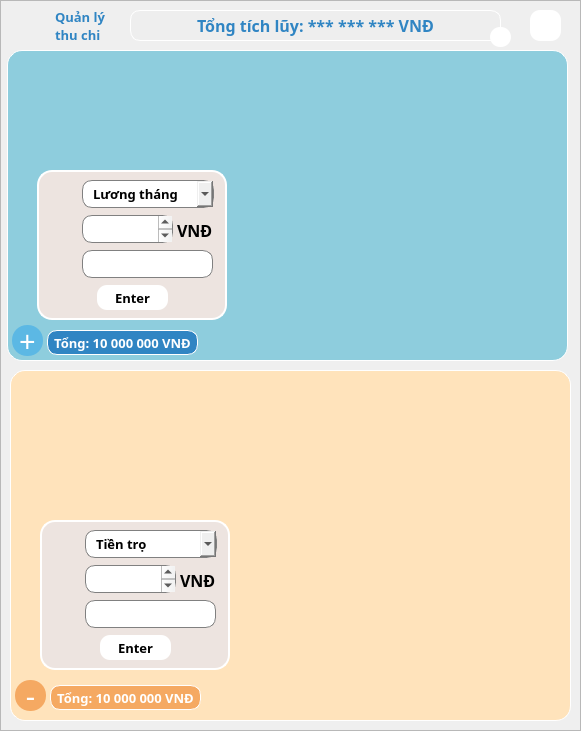
    <widget class="QFrame" name="frame_thuchi">
     <property name="geometry">
      <rect>
       <x>710</x>
       <y>10</y>
       <width>581</width>
       <height>731</height>
      </rect>
     </property>
     <property name="styleSheet">
      <string notr="true">#frame_thuchi{
	background-color: white;
	border-radius: 15;
	border: 1px solid white;
}</string>
     </property>
     <property name="frameShape">
      <enum>QFrame::StyledPanel</enum>
     </property>
     <property name="frameShadow">
      <enum>QFrame::Raised</enum>
     </property>
     <widget class="QFrame" name="frame_thu">
      <property name="geometry">
       <rect>
        <x>7</x>
        <y>50</y>
        <width>561</width>
        <height>311</height>
       </rect>
      </property>
      <property name="styleSheet">
       <string notr="true">#frame_thu{
	background-color: #8ECDDD;
	border-radius: 15;
	border: 1px solid white;
}</string>
      </property>
      <property name="frameShape">
       <enum>QFrame::StyledPanel</enum>
      </property>
      <property name="frameShadow">
       <enum>QFrame::Raised</enum>
      </property>
      <widget class="QPushButton" name="pushButton_Plus_thu">
       <property name="geometry">
        <rect>
         <x>5</x>
         <y>275</y>
         <width>31</width>
         <height>31</height>
        </rect>
       </property>
       <property name="font">
        <font>
         <family>SamsungOne 400</family>
         <pointsize>22</pointsize>
         <bold>false</bold>
        </font>
       </property>
       <property name="styleSheet">
        <string notr="true">#pushButton_Plus_thu
{
	border: 0px solid white;
	background-color: #5CB8E4;
	border-radius: 15px;
	color: white
}
#pushButton_Plus_thu::pressed
{
	background-color: #99FFFF;
	border-style: inset;
}
#pushButton_Plus_thu::hover
{
	background-color: #BBBBBB;
	border-style: inset;
}</string>
       </property>
       <property name="text">
        <string>+</string>
       </property>
       <property name="iconSize">
        <size>
         <width>40</width>
         <height>40</height>
        </size>
       </property>
      </widget>
      <widget class="QLabel" name="label_total_thu">
       <property name="geometry">
        <rect>
         <x>40</x>
         <y>280</y>
         <width>151</width>
         <height>25</height>
        </rect>
       </property>
       <property name="font">
        <font>
         <family>Samsung Sharp Sans</family>
         <pointsize>10</pointsize>
         <bold>true</bold>
        </font>
       </property>
       <property name="styleSheet">
        <string notr="true">#label_total_thu{
	background-color: #3085C3;
	border-radius: 10;
	border: 1px solid white;
	color: white
}</string>
       </property>
       <property name="text">
        <string>Tổng: 10 000 000 VNĐ</string>
       </property>
       <property name="alignment">
        <set>Qt::AlignCenter</set>
       </property>
      </widget>
      <widget class="QFrame" name="frametest">
       <property name="geometry">
        <rect>
         <x>30</x>
         <y>120</y>
         <width>190</width>
         <height>150</height>
        </rect>
       </property>
       <property name="styleSheet">
        <string notr="true">#frametest{
	background-color: #EDE4E0;
	border-radius: 15;
	border: 2px solid white;
}</string>
       </property>
       <property name="frameShape">
        <enum>QFrame::StyledPanel</enum>
       </property>
       <property name="frameShadow">
        <enum>QFrame::Raised</enum>
       </property>
       <widget class="QComboBox" name="comboBox">
        <property name="geometry">
         <rect>
          <x>45</x>
          <y>10</y>
          <width>132</width>
          <height>28</height>
         </rect>
        </property>
        <property name="font">
         <font>
          <family>Samsung Sharp Sans</family>
          <pointsize>10</pointsize>
          <bold>true</bold>
         </font>
        </property>
        <property name="layoutDirection">
         <enum>Qt::LeftToRight</enum>
        </property>
        <property name="autoFillBackground">
         <bool>false</bool>
        </property>
        <property name="styleSheet">
         <string notr="true">QComboBox {
    border: 1px solid gray;
    border-radius: 10px;
    min-width: 6em;
	padding-left: 10;
}

QComboBox:on {
    border-bottom-left-radius: 0px;
    border-bottom-right-radius: 0px;
}

QComboBox QAbstractItemView {
    border-bottom-right-radius: 10px;
    border-bottom-left-radius: 10px;
    background: transparent;
    border: 1px solid gray;
    padding: 4px 4px 4px 4px
}

QComboBox::drop-down {
	image: url(&quot;:/Icon/Image/icons8-down-25.png&quot;);
	width:20;
	padding-left: 5
}
</string>
        </property>
        <property name="editable">
         <bool>false</bool>
        </property>
        <property name="currentIndex">
         <number>0</number>
        </property>
        <property name="maxVisibleItems">
         <number>10</number>
        </property>
        <item>
         <property name="text">
          <string>Lương tháng</string>
         </property>
        </item>
        <item>
         <property name="text">
          <string>Khác</string>
         </property>
        </item>
       </widget>
       <widget class="QPlainTextEdit" name="plainTextEdit_2">
        <property name="geometry">
         <rect>
          <x>45</x>
          <y>80</y>
          <width>131</width>
          <height>28</height>
         </rect>
        </property>
        <property name="font">
         <font>
          <family>Samsung Sharp Sans</family>
          <bold>true</bold>
         </font>
        </property>
        <property name="styleSheet">
         <string notr="true">border-radius: 10;
background-color: white;
border: 1px solid gray;
padding-left: 5</string>
        </property>
        <property name="plainText">
         <string/>
        </property>
       </widget>
       <widget class="QLabel" name="label_11">
        <property name="geometry">
         <rect>
          <x>10</x>
          <y>10</y>
          <width>25</width>
          <height>25</height>
         </rect>
        </property>
        <property name="text">
         <string/>
        </property>
        <property name="pixmap">
         <pixmap>:/Icon/Image/icons8-goal-40.png</pixmap>
        </property>
        <property name="scaledContents">
         <bool>true</bool>
        </property>
       </widget>
       <widget class="QLabel" name="label_12">
        <property name="geometry">
         <rect>
          <x>10</x>
          <y>45</y>
          <width>25</width>
          <height>25</height>
         </rect>
        </property>
        <property name="text">
         <string/>
        </property>
        <property name="pixmap">
         <pixmap>:/Icon/Image/icons8-money-40.png</pixmap>
        </property>
        <property name="scaledContents">
         <bool>true</bool>
        </property>
       </widget>
       <widget class="QLabel" name="label_13">
        <property name="geometry">
         <rect>
          <x>10</x>
          <y>80</y>
          <width>25</width>
          <height>25</height>
         </rect>
        </property>
        <property name="text">
         <string/>
        </property>
        <property name="pixmap">
         <pixmap>:/Icon/Image/icons8-note-40.png</pixmap>
        </property>
        <property name="scaledContents">
         <bool>true</bool>
        </property>
       </widget>
       <widget class="QLabel" name="label">
        <property name="geometry">
         <rect>
          <x>140</x>
          <y>50</y>
          <width>35</width>
          <height>20</height>
         </rect>
        </property>
        <property name="font">
         <font>
          <family>Samsung Sharp Sans</family>
          <pointsize>12</pointsize>
          <bold>true</bold>
         </font>
        </property>
        <property name="text">
         <string>VNĐ</string>
        </property>
       </widget>
       <widget class="QPushButton" name="pushButton_SetThu">
        <property name="geometry">
         <rect>
          <x>60</x>
          <y>115</y>
          <width>71</width>
          <height>25</height>
         </rect>
        </property>
        <property name="font">
         <font>
          <family>Samsung Sharp Sans</family>
          <pointsize>10</pointsize>
          <bold>true</bold>
         </font>
        </property>
        <property name="styleSheet">
         <string notr="true">#pushButton_SetThu
{
	border: 0px solid white;
	background-color: white;
	border-radius: 10px;
}
#pushButton_SetThu::pressed
{
	background-color: #99FFFF;
	border-style: inset;
}
#pushButton_SetThu::hover
{
	background-color: #BBBBBB;
	border-style: inset;
}</string>
        </property>
        <property name="text">
         <string>Enter</string>
        </property>
        <property name="icon">
         <iconset>
          <normaloff>:/Icon/Image/icons8-next-50.png</normaloff>:/Icon/Image/icons8-next-50.png</iconset>
        </property>
        <property name="iconSize">
         <size>
          <width>20</width>
          <height>20</height>
         </size>
        </property>
       </widget>
       <widget class="QPlainTextEdit" name="plainTextEdit_3">
        <property name="geometry">
         <rect>
          <x>45</x>
          <y>45</y>
          <width>91</width>
          <height>28</height>
         </rect>
        </property>
        <property name="font">
         <font>
          <family>Samsung Sharp Sans</family>
          <pointsize>10</pointsize>
          <bold>true</bold>
         </font>
        </property>
        <property name="styleSheet">
         <string notr="true">border-radius: 10;
background-color: white;
border: 1px solid gray;
padding-left: 8</string>
        </property>
        <property name="plainText">
         <string/>
        </property>
       </widget>
      </widget>
     </widget>
     <widget class="QFrame" name="frame_chi">
      <property name="geometry">
       <rect>
        <x>10</x>
        <y>370</y>
        <width>561</width>
        <height>351</height>
       </rect>
      </property>
      <property name="styleSheet">
       <string notr="true">#frame_chi{
	background-color: #FFE3BB;
	border-radius: 15;
	border: 1px solid white;
}</string>
      </property>
      <property name="frameShape">
       <enum>QFrame::StyledPanel</enum>
      </property>
      <property name="frameShadow">
       <enum>QFrame::Raised</enum>
      </property>
      <widget class="QPushButton" name="pushButton_Plus_chi">
       <property name="geometry">
        <rect>
         <x>5</x>
         <y>310</y>
         <width>31</width>
         <height>31</height>
        </rect>
       </property>
       <property name="font">
        <font>
         <family>SamsungOne 400</family>
         <pointsize>22</pointsize>
        </font>
       </property>
       <property name="styleSheet">
        <string notr="true">#pushButton_Plus_chi
{
	border: 0px solid white;
	background-color: #F5A962;
	border-radius: 15px;
	color: white
}
#pushButton_Plus_chi::pressed
{
	background-color: #99FFFF;
	border-style: inset;
}
#pushButton_Plus_chi::hover
{
	background-color: #BBBBBB;
	border-style: inset;
}</string>
       </property>
       <property name="text">
        <string>-</string>
       </property>
       <property name="iconSize">
        <size>
         <width>40</width>
         <height>40</height>
        </size>
       </property>
      </widget>
      <widget class="QLabel" name="label_6">
       <property name="geometry">
        <rect>
         <x>530</x>
         <y>5</y>
         <width>28</width>
         <height>28</height>
        </rect>
       </property>
       <property name="text">
        <string/>
       </property>
       <property name="pixmap">
        <pixmap>:/Icon/Image/icons8-money-48.png</pixmap>
       </property>
       <property name="scaledContents">
        <bool>true</bool>
       </property>
      </widget>
      <widget class="QLabel" name="label_total_chi">
       <property name="geometry">
        <rect>
         <x>40</x>
         <y>315</y>
         <width>151</width>
         <height>25</height>
        </rect>
       </property>
       <property name="font">
        <font>
         <family>Samsung Sharp Sans</family>
         <pointsize>10</pointsize>
         <bold>true</bold>
        </font>
       </property>
       <property name="styleSheet">
        <string notr="true">#label_total_chi{
	background-color: #F5A962;
	border-radius: 10;
	border: 1px solid white;
	color: white
}</string>
       </property>
       <property name="text">
        <string>Tổng: 10 000 000 VNĐ</string>
       </property>
       <property name="alignment">
        <set>Qt::AlignCenter</set>
       </property>
      </widget>
      <widget class="QFrame" name="PopupChi">
       <property name="geometry">
        <rect>
         <x>30</x>
         <y>150</y>
         <width>190</width>
         <height>150</height>
        </rect>
       </property>
       <property name="styleSheet">
        <string notr="true">#PopupChi{
	background-color: #EDE4E0;
	border-radius: 15;
	border: 2px solid white;
}</string>
       </property>
       <property name="frameShape">
        <enum>QFrame::StyledPanel</enum>
       </property>
       <property name="frameShadow">
        <enum>QFrame::Raised</enum>
       </property>
       <widget class="QComboBox" name="comboBox_2">
        <property name="geometry">
         <rect>
          <x>45</x>
          <y>10</y>
          <width>132</width>
          <height>28</height>
         </rect>
        </property>
        <property name="font">
         <font>
          <family>Samsung Sharp Sans</family>
          <pointsize>10</pointsize>
          <bold>true</bold>
         </font>
        </property>
        <property name="layoutDirection">
         <enum>Qt::LeftToRight</enum>
        </property>
        <property name="autoFillBackground">
         <bool>false</bool>
        </property>
        <property name="styleSheet">
         <string notr="true">QComboBox {
    border: 1px solid gray;
    border-radius: 10px;
    min-width: 6em;
	padding-left: 10;
}

QComboBox:on {
    border-bottom-left-radius: 0px;
    border-bottom-right-radius: 0px;
}

QComboBox QAbstractItemView {
    border-bottom-right-radius: 10px;
    border-bottom-left-radius: 10px;
    background: transparent;
    border: 1px solid gray;
    padding: 4px 4px 4px 4px
}

QComboBox::drop-down {
	image: url(&quot;:/Icon/Image/icons8-down-25.png&quot;);
	width:20;
	padding-left: 5
}
</string>
        </property>
        <property name="editable">
         <bool>false</bool>
        </property>
        <property name="currentIndex">
         <number>0</number>
        </property>
        <property name="maxVisibleItems">
         <number>10</number>
        </property>
        <item>
         <property name="text">
          <string>Tiền trọ</string>
         </property>
        </item>
        <item>
         <property name="text">
          <string>Sinh hoạt</string>
         </property>
        </item>
        <item>
         <property name="text">
          <string>Đi chơi</string>
         </property>
        </item>
        <item>
         <property name="text">
          <string>Ăn uống</string>
         </property>
        </item>
        <item>
         <property name="text">
          <string>Khác</string>
         </property>
        </item>
       </widget>
       <widget class="QPlainTextEdit" name="plainTextEdit_4">
        <property name="geometry">
         <rect>
          <x>45</x>
          <y>80</y>
          <width>131</width>
          <height>28</height>
         </rect>
        </property>
        <property name="font">
         <font>
          <family>Samsung Sharp Sans</family>
          <bold>true</bold>
         </font>
        </property>
        <property name="styleSheet">
         <string notr="true">border-radius: 10;
background-color: white;
border: 1px solid gray;
padding-left: 5</string>
        </property>
        <property name="plainText">
         <string/>
        </property>
       </widget>
       <widget class="QLabel" name="label_14">
        <property name="geometry">
         <rect>
          <x>10</x>
          <y>10</y>
          <width>25</width>
          <height>25</height>
         </rect>
        </property>
        <property name="text">
         <string/>
        </property>
        <property name="pixmap">
         <pixmap>:/Icon/Image/icons8-goal-40.png</pixmap>
        </property>
        <property name="scaledContents">
         <bool>true</bool>
        </property>
       </widget>
       <widget class="QLabel" name="label_15">
        <property name="geometry">
         <rect>
          <x>10</x>
          <y>45</y>
          <width>25</width>
          <height>25</height>
         </rect>
        </property>
        <property name="text">
         <string/>
        </property>
        <property name="pixmap">
         <pixmap>:/Icon/Image/icons8-money-40.png</pixmap>
        </property>
        <property name="scaledContents">
         <bool>true</bool>
        </property>
       </widget>
       <widget class="QLabel" name="label_16">
        <property name="geometry">
         <rect>
          <x>10</x>
          <y>80</y>
          <width>25</width>
          <height>25</height>
         </rect>
        </property>
        <property name="text">
         <string/>
        </property>
        <property name="pixmap">
         <pixmap>:/Icon/Image/icons8-note-40.png</pixmap>
        </property>
        <property name="scaledContents">
         <bool>true</bool>
        </property>
       </widget>
       <widget class="QLabel" name="label_2">
        <property name="geometry">
         <rect>
          <x>140</x>
          <y>50</y>
          <width>35</width>
          <height>20</height>
         </rect>
        </property>
        <property name="font">
         <font>
          <family>Samsung Sharp Sans</family>
          <pointsize>12</pointsize>
          <bold>true</bold>
         </font>
        </property>
        <property name="text">
         <string>VNĐ</string>
        </property>
       </widget>
       <widget class="QPushButton" name="pushButton_SetChi">
        <property name="geometry">
         <rect>
          <x>60</x>
          <y>115</y>
          <width>71</width>
          <height>25</height>
         </rect>
        </property>
        <property name="font">
         <font>
          <family>Samsung Sharp Sans</family>
          <pointsize>10</pointsize>
          <bold>true</bold>
         </font>
        </property>
        <property name="styleSheet">
         <string notr="true">#pushButton_SetChi
{
	border: 0px solid white;
	background-color: white;
	border-radius: 10px;
}
#pushButton_SetChi::pressed
{
	background-color: #99FFFF;
	border-style: inset;
}
#pushButton_SetChi::hover
{
	background-color: #BBBBBB;
	border-style: inset;
}</string>
        </property>
        <property name="text">
         <string>Enter</string>
        </property>
        <property name="icon">
         <iconset>
          <normaloff>:/Icon/Image/icons8-next-50.png</normaloff>:/Icon/Image/icons8-next-50.png</iconset>
        </property>
        <property name="iconSize">
         <size>
          <width>20</width>
          <height>20</height>
         </size>
        </property>
       </widget>
       <widget class="QPlainTextEdit" name="plainTextEdit_5">
        <property name="geometry">
         <rect>
          <x>45</x>
          <y>45</y>
          <width>91</width>
          <height>28</height>
         </rect>
        </property>
        <property name="font">
         <font>
          <family>Samsung Sharp Sans</family>
          <pointsize>10</pointsize>
          <bold>true</bold>
         </font>
        </property>
        <property name="styleSheet">
         <string notr="true">border-radius: 10;
background-color: white;
border: 1px solid gray;
padding-left: 8</string>
        </property>
        <property name="plainText">
         <string/>
        </property>
       </widget>
      </widget>
     </widget>
     <widget class="QLabel" name="label_total">
      <property name="geometry">
       <rect>
        <x>130</x>
        <y>10</y>
        <width>371</width>
        <height>31</height>
       </rect>
      </property>
      <property name="font">
       <font>
        <family>Samsung Sharp Sans</family>
        <pointsize>12</pointsize>
        <bold>true</bold>
       </font>
      </property>
      <property name="styleSheet">
       <string notr="true">#label_total{
	background-color: #EEEEEE;
	border-radius: 10;
	border: 1px solid white;
	color: #3085C3
}</string>
      </property>
      <property name="text">
       <string>Tổng tích lũy: *** *** *** VNĐ</string>
      </property>
      <property name="alignment">
       <set>Qt::AlignCenter</set>
      </property>
     </widget>
     <widget class="QLabel" name="label_3">
      <property name="geometry">
       <rect>
        <x>55</x>
        <y>10</y>
        <width>61</width>
        <height>31</height>
       </rect>
      </property>
      <property name="font">
       <font>
        <family>Samsung Sharp Sans</family>
        <pointsize>10</pointsize>
        <bold>true</bold>
       </font>
      </property>
      <property name="styleSheet">
       <string notr="true">color: #3085C3</string>
      </property>
      <property name="text">
       <string>Quản lý 
thu chi</string>
      </property>
     </widget>
     <widget class="QLabel" name="label_4">
      <property name="geometry">
       <rect>
        <x>10</x>
        <y>5</y>
        <width>40</width>
        <height>40</height>
       </rect>
      </property>
      <property name="text">
       <string/>
      </property>
      <property name="pixmap">
       <pixmap>:/Icon/Image/manager.png</pixmap>
      </property>
      <property name="scaledContents">
       <bool>true</bool>
      </property>
     </widget>
     <widget class="QLabel" name="label_5">
      <property name="geometry">
       <rect>
        <x>530</x>
        <y>60</y>
        <width>28</width>
        <height>28</height>
       </rect>
      </property>
      <property name="text">
       <string/>
      </property>
      <property name="pixmap">
       <pixmap>:/Icon/Image/icons8-revenue-48.png</pixmap>
      </property>
      <property name="scaledContents">
       <bool>true</bool>
      </property>
     </widget>
     <widget class="QPushButton" name="pushButton_Excel">
      <property name="geometry">
       <rect>
        <x>530</x>
        <y>10</y>
        <width>31</width>
        <height>31</height>
       </rect>
      </property>
      <property name="styleSheet">
       <string notr="true">#pushButton_Excel
{
	border: 0px solid white;
	background-color: white;
	border-radius: 10px;
}
#pushButton_Excel::pressed
{
	background-color: #99FFFF;
	border-style: inset;
}
#pushButton_Excel::hover
{
	background-color: #BBBBBB;
	border-style: inset;
}</string>
      </property>
      <property name="text">
       <string/>
      </property>
      <property name="icon">
       <iconset>
        <normaloff>:/Icon/Image/icons8-excel-48.png</normaloff>:/Icon/Image/icons8-excel-48.png</iconset>
      </property>
      <property name="iconSize">
       <size>
        <width>40</width>
        <height>40</height>
       </size>
      </property>
     </widget>
     <widget class="QPushButton" name="pushButton_hide">
      <property name="geometry">
       <rect>
        <x>490</x>
        <y>27</y>
        <width>21</width>
        <height>20</height>
       </rect>
      </property>
      <property name="styleSheet">
       <string notr="true">#pushButton_hide
{
	border: 0px solid white;
	background-color: white;
	border-radius: 10px;
}
#pushButton_hide::pressed
{
	background-color: #99FFFF;
	border-style: inset;
}
#pushButton_hide::hover
{
	background-color: #BBBBBB;
	border-style: inset;
}</string>
      </property>
      <property name="text">
       <string/>
      </property>
      <property name="icon">
       <iconset>
        <normaloff>:/Icon/Image/icons8-eye-15.png</normaloff>:/Icon/Image/icons8-eye-15.png</iconset>
      </property>
      <property name="iconSize">
       <size>
        <width>40</width>
        <height>40</height>
       </size>
      </property>
     </widget>
    </widget>
